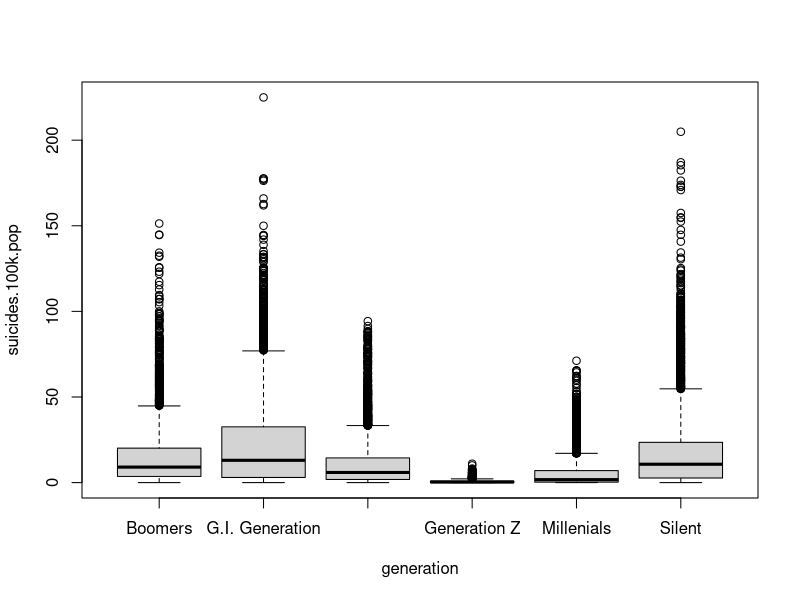
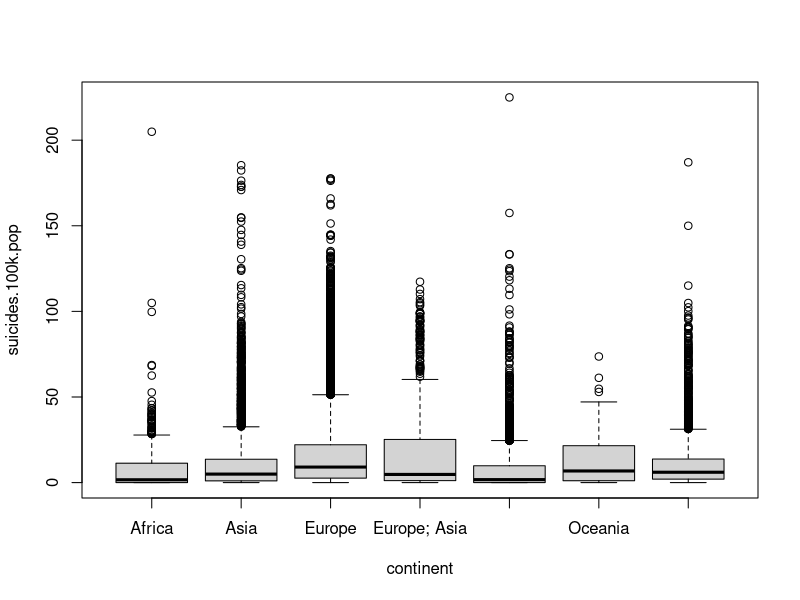
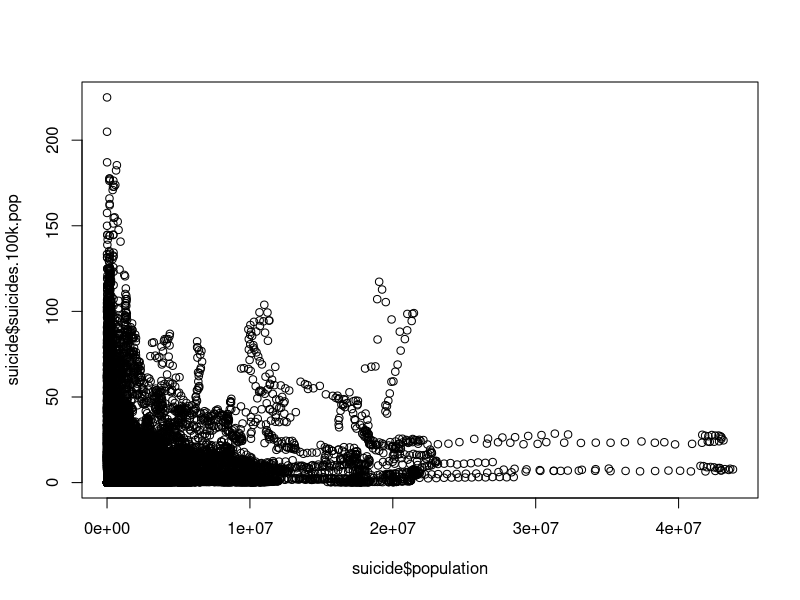
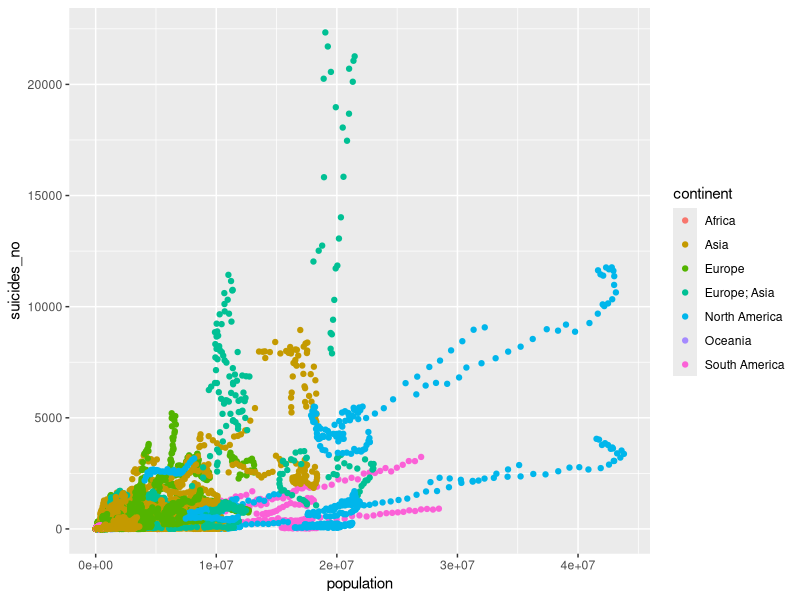
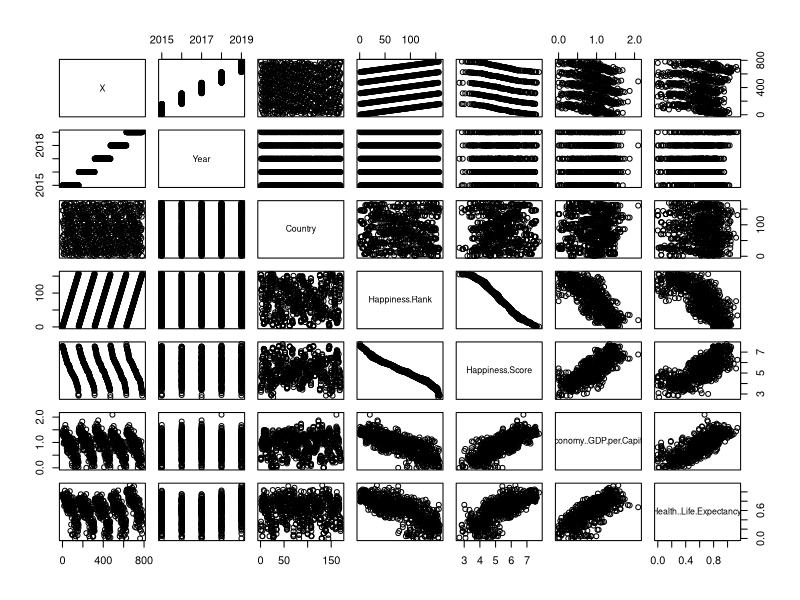

Here is the R script that generated these plots, in order:
## ---- chunk 1
library(ggplot2)
## ---- chunk 2
dat <- read.csv("data_cleaned.csv")
suicide <- read.csv("suicide_cleaned.csv")
happy <- read.csv("Happiness_cleaned.csv")
## ---- chunk 3
boxplot(suicides.100k.pop ~ generation, data = suicide)
## ---- chunk 4
boxplot(suicides.100k.pop ~ continent, data = suicide)
## ---- chunk 5
plot(suicide$population, suicide$suicides.100k.pop)
## ---- chunk 6
ggplot(data = suicide, aes(x = population, y = suicides_no, col = continent)) + geom_point()
## ---- chunk 7
plot(happy)
## ---- chunk 8
Multiple.Model <- lm(Happiness.Score ~ Economy..GDP.per.Capita. + Health..Life.Expectancy., data = happy)
Cm <- Multiple.Model$coefficients
Y.Pred.Multiple <- Cm[1] + Cm[2]*happy$Economy..GDP.per.Capita. + Cm[2]*happy$Health..Life.Expectancy.
Y.True <- happy$Happiness.Score
Economy.Model <- lm(Happiness.Score ~ Economy..GDP.per.Capita., data = happy)
Ce <- Economy.Model$coefficients
Life.Model <- lm(Happiness.Score ~ Health..Life.Expectancy., data = happy)
Cl <- Life.Model$coefficients
Y.Pred.Economy <- Ce[1] + Ce[2] * happy$Economy..GDP.per.Capita.
Y.Pred.Life <- Cl[1] + Cl[2] * happy$Health..Life.Expectancy.
cor(Y.Pred.Multiple, Y.True)
cor(Y.Pred.Life, Y.True)
cor(Y.Pred.Economy, Y.True)
